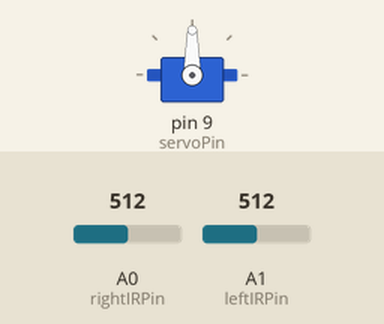
Bench run of a sketch on a simulated Arduino Uno, built with avr-gcc and run on an emulated ATmega328P. On the bench: servo. Inputs (shaded band) come from the test bench; at power-on: A1 (leftIRPin) = 512, A0 (rightIRPin) = 512.

Above: at 1.2 s.
1.3 s: A1 (leftIRPin) set to 48
2.8 s: A1 (leftIRPin) set to 40
At 3.08 s:
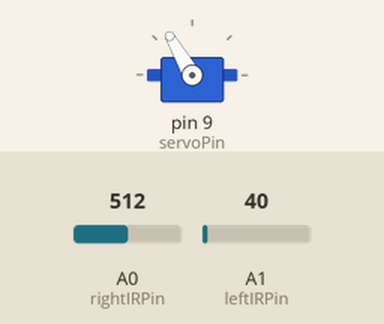
At 4.0 s:
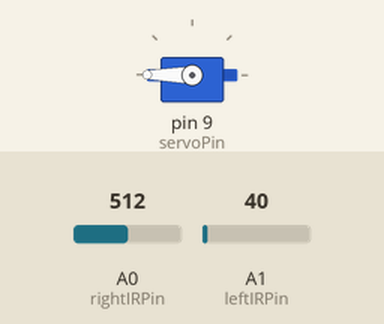
Timing chart, 0 to 5.8 s (numbered marks = the images above; inputs shaded):
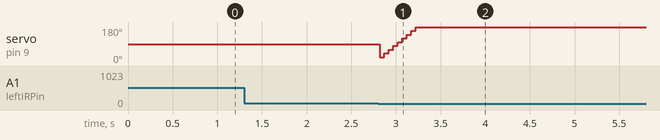

The sketch:

eyes_ir_servo.ino
```cpp
#include <Servo.h>

Servo myservo;

int rightIRPin = 0;
int leftIRPin = 1;
int rIRReading; // Right Reading
int lIRReading; // Left Reading

int servoPin = 9;
int servoLoc = 0;
void setup(void) {
  //Serial.begin(9600); // For debugging purposes
  pinMode(rightIRPin, INPUT);
  pinMode(leftIRPin, INPUT);
  myservo.attach(servoPin);
}

void loop(void) {
  int valRight = analogRead(rightIRPin);
  int valLeft = analogRead(leftIRPin);
  valRight = constrain(valRight, 15, 600);
  rIRReading = map(valRight, 15, 600, 0, 1024);

  valLeft = constrain(valLeft, 15, 600);
  lIRReading = map(valLeft, 15, 600, 0, 1024);

  //Serial.println(rIRReading);
  //Serial.println(lIRReading);

  if (rIRReading > 50 && lIRReading > 50)
  {
  }
  else
  {
    if (rIRReading > 50)
    {
      myservo.write(setServoLoc(0));
    }
    if (lIRReading > 50)
    {
      myservo.write(setServoLoc(1));
    }
  }


  delay(50);
}

int setServoLoc(int dir)
{
  if (dir == 0)
  {
   if (servoLoc < 180)
   {
     servoLoc = servoLoc + 20;
     return servoLoc;
   }
  } else {
   if (servoLoc > 0)
   {
     servoLoc = servoLoc - 20;
     return servoLoc;
   }
  }
}
```

Measured:
- the behaviour switches between 45 and 44 on A1 (leftIRPin) (found by bisection; images 0 and 1)
- after the input at 1.3 s, every drawn part: stays the same
